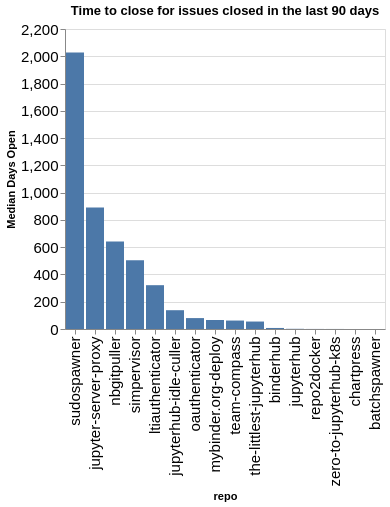

Notebook cell for this chart:
### Code cell
time_open = closed.groupby(['org', 'repo']).agg({'time_open': 'median'}).reset_index()
time_open['time_open'] = time_open['time_open'] / (60 * 60 * 24)
time_open['org/repo'] = time_open.apply(lambda a: a['org'] + '/' + a['repo'], axis=1)
sorted_vals = time_open.sort_values(['org', 'time_open'], ascending=False)['repo'].values
alt.Chart(data=time_open, title=f"Time to close for issues closed in the last {n_days} days").mark_bar().encode(
    x=alt.X('repo', sort=alt.Sort(sorted_vals.tolist())),
    y=alt.Y('time_open', title="Median Days Open"),
)

### Figure 1 — Vega-Lite specification as saved in the notebook (floating-point values rounded to 4 significant figures)
{"config": {"axisLeft": {"labelFontSize": 15}, "axisBottom": {"labelFontSize": 15}}, "data": {"name": "data-2d54a4f76d09ead102d4553facd50113"}, "mark": {"type": "bar"}, "encoding": {"x": {"field": "repo", "sort": ["sudospawner", "jupyter-server-proxy", "nbgitpuller", "simpervisor", "ltiauthenticator", "jupyterhub-idle-culler", "oauthenticator", "mybinder.org-deploy", "team-compass", "the-littlest-jupyterhub", "binderhub", "jupyterhub", "repo2docker", "zero-to-jupyterhub-k8s", "chartpress", "batchspawner"], "type": "nominal"}, "y": {"field": "time_open", "title": "Median Days Open", "type": "quantitative"}}, "title": "Time to close for issues closed in the last 90 days", "$schema": "https://vega.github.io/schema/vega-lite/v5.20.1.json", "datasets": {"data-2d54a4f76d09ead102d4553facd50113": [{"org": "jupyterhub", "repo": "batchspawner", "time_open": 0.00309, "org/repo": "jupyterhub/batchspawner"}, {"org": "jupyterhub", "repo": "binderhub", "time_open": 7.614, "org/repo": "jupyterhub/binderhub"}, {"org": "jupyterhub", "repo": "chartpress", "time_open": 0.03757, "org/repo": "jupyterhub/chartpress"}, {"org": "jupyterhub", "repo": "jupyter-server-proxy", "time_open": 891.7, "org/repo": "jupyterhub/jupyter-server-proxy"}, {"org": "jupyterhub", "repo": "jupyterhub", "time_open": 1.4, "org/repo": "jupyterhub/jupyterhub"}, {"org": "jupyterhub", "repo": "jupyterhub-idle-culler", "time_open": 137.8, "org/repo": "jupyterhub/jupyterhub-idle-culler"}, {"org": "jupyterhub", "repo": "ltiauthenticator", "time_open": 321.3, "org/repo": "jupyterhub/ltiauthenticator"}, {"org": "jupyterhub", "repo": "mybinder.org-deploy", "time_open": 66.11, "org/repo": "jupyterhub/mybinder.org-deploy"}, {"org": "jupyterhub", "repo": "nbgitpuller", "time_open": 642.4, "org/repo": "jupyterhub/nbgitpuller"}, {"org": "jupyterhub", "repo": "oauthenticator", "time_open": 80.02, "org/repo": "jupyterhub/oauthenticator"}, {"org": "jupyterhub", "repo": "repo2docker", "time_open": 0.4804, "org/repo": "jupyterhub/repo2docker"}, {"org": "jupyterhub", "repo": "simpervisor", "time_open": 503.8, "org/repo": "jupyterhub/simpervisor"}, {"org": "jupyterhub", "repo": "sudospawner", "time_open": 2028.0, "org/repo": "jupyterhub/sudospawner"}, {"org": "jupyterhub", "repo": "team-compass", "time_open": 62.05, "org/repo": "jupyterhub/team-compass"}, {"org": "jupyterhub", "repo": "the-littlest-jupyterhub", "time_open": 54.74, "org/repo": "jupyterhub/the-littlest-jupyterhub"}, {"org": "jupyterhub", "repo": "zero-to-jupyterhub-k8s", "time_open": 0.3431, "org/repo": "jupyterhub/zero-to-jupyterhub-k8s"}]}}
